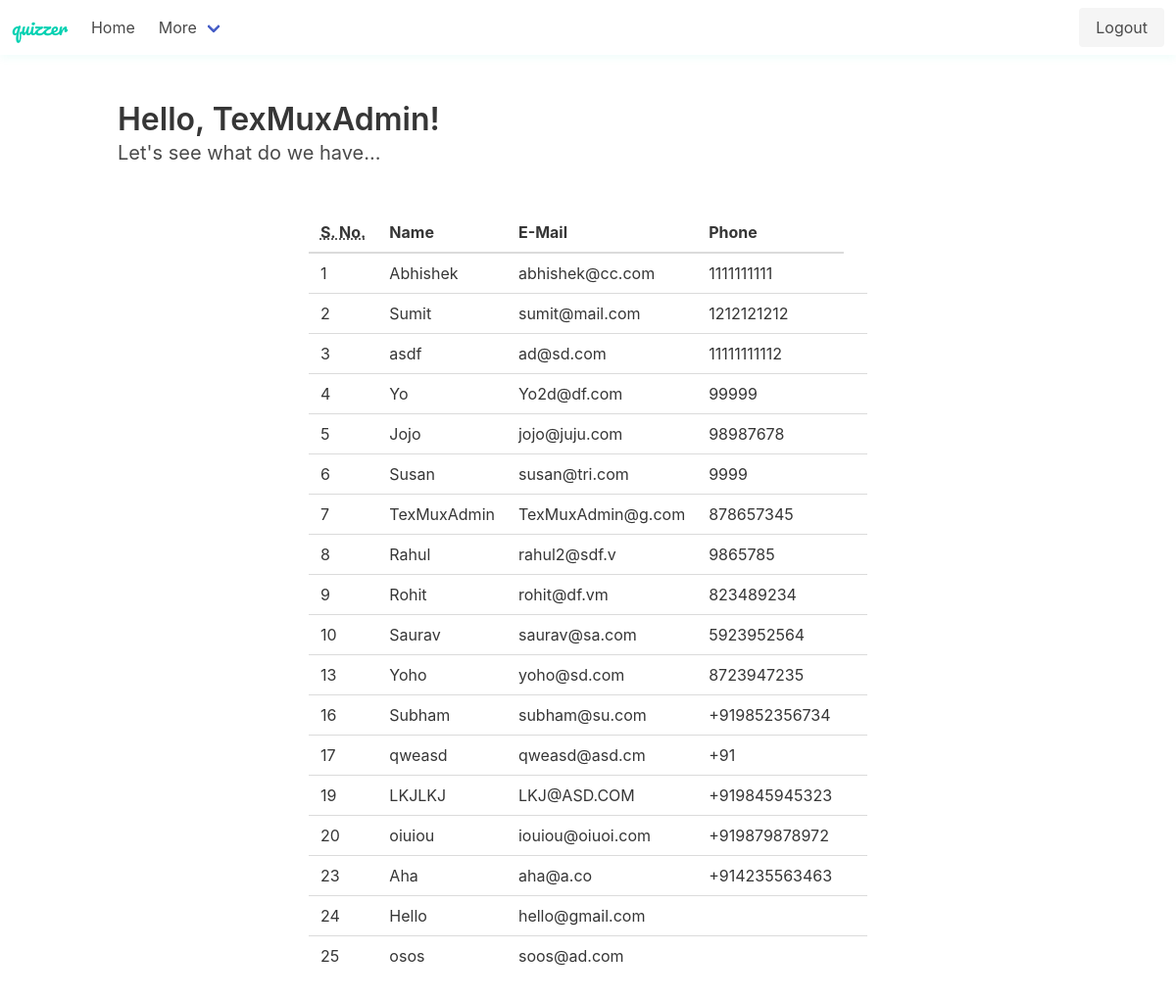
The app's page /userview.php (signed in) with its own data.
### tables this page shows
CREATE TABLE IF NOT EXISTS `users` (
  `id` int(11) NOT NULL AUTO_INCREMENT,
  `name` varchar(50) NOT NULL,
  `email` varchar(100) NOT NULL,
  `password` varchar(50) NOT NULL,
  `phone` varchar(13) NOT NULL,
  `is_admin` tinyint(1) NOT NULL DEFAULT '0',
  PRIMARY KEY (`id`),
  UNIQUE KEY `name` (`name`),
  UNIQUE KEY `email` (`email`)
);

### admin/dashboard.php (the view, shortened to what this page needs)
<section class="section">
    <div class="container">
      <h1 class="title">Hello, <?php echo $_SESSION["user"] ?>!</h1>
        <p class="subtitle">Let's see what do we have...</p>
    </div>
</section>
<table class="table">
    <tbody>
        <thead>
            <tr><th><abbr title="Serial Number">S. No.</th><th>Name</th><th>E-Mail</th><th>Phone</th></tr>
        </thead>
        <?php
            $sqlQuery = "SELECT id, name, email, phone FROM users ORDER BY id;";
            $result = $GLOBALS['sqlConnection']->query($sqlQuery);
            if ($result->num_rows > 0) {
                while($row = $result->fetch_assoc()) {
                    echo "<tr><td>" . $row["id"]. "</td><td>" . $row["name"] . "</td> <td>" . $row["email"] . "</td><td>" . $row["phone"] . "<td></tr>";
                }
            } else {
                echo "<tr><td colspan='4'>0 results</td></tr>";
            }
        ?>
    </tbody>
</table>

### inc/header.php (shortened to what this page needs)
<!DOCTYPE html>
<html lang="en">
<head>
    <link href="https://cdnjs.cloudflare.com/ajax/libs/bulma/0.7.5/css/bulma.min.css" rel="stylesheet" type="text/css">
    <link rel="stylesheet" href="./assets/owl.carousel.min.css">
    <link rel="stylesheet" href="./assets/owl.theme.default.min.css">
    <link href="./assets/style.css" rel="stylesheet" type="text/css">
</head>
<body>
<?php include 'navigation.php' ?>

### inc/navigation.php (shortened to what this page needs)
<nav class="navbar" role="navigation" aria-label="main navigation">
  <div class="navbar-brand">
    <a class="navbar-item" href="./">
      quizzer
    </a>
  </div>
  <div class="navbar-menu">
    <div class="navbar-start">
      <a href="./" class="navbar-item">
        Home
      </a>
      <div class="navbar-item has-dropdown is-hoverable">
        <a class="navbar-link">
          More
        </a>
      </div>
    </div>
    <div class="navbar-end">
      <div class="navbar-item" id="nav-left">
        <div class="buttons">
            <?php if(strpos($_SERVER["SCRIPT_NAME"], "userview.php") !== false): ?>
                <form action="./inc/logout.php" method="post">
                  <input class="button is-light" type="submit" value="Logout">
                </form>
            <?php endif; ?>
        </div>
      </div>
    </div>
  </div>
</nav>

### userview.php (shortened to what this page needs)
<?php
    include './inc/header.php';
    if($_SESSION["is_admin"])
        include './admin/dashboard.php';
    else
        include './user/dashboard.php';
    include './inc/footer.php'
?>

### inc/footer.php (shortened to what this page needs)
</body>
</html>

### assets/style.css (style rules this page uses)
html { scroll-behavior: smooth; }
body { overflow-y: hidden; }
nav.navbar { box-shadow: 0 4px 8px 0 rgba(0,209,178, 0.05), 0 6px 20px 0 rgba(0,209,178, 0.005); }
.navbar-brand a.navbar-item { font-family: 'Pacifico', cursive; color: #00d1b2; font-size: 1.2rem; }
.table { margin: auto; }

### records on screen
users: id "1", name "Abhishek", email "abhishek@cc.com", phone "1111111111"
users: id "2", name "Sumit", email "sumit@mail.com", phone "1212121212"
users: id "3", name "asdf", email "ad@sd.com", phone "11111111112"
users: id "4", name "Yo", email "Yo2d@df.com", phone "99999"
users: id "5", name "Jojo", email "jojo@juju.com", phone "98987678"
users: id "6", name "Susan", email "susan@tri.com", phone "9999"
users: id "7", name "TexMuxAdmin", email "TexMuxAdmin@g.com", phone "878657345"
users: id "8", name "Rahul", email "rahul2@sdf.v", phone "9865785"
users: id "9", name "Rohit", email "rohit@df.vm", phone "823489234"
users: id "10", name "Saurav", email "saurav@sa.com", phone "5923952564"
users: id "13", name "Yoho", email "yoho@sd.com", phone "8723947235"
users: id "16", name "Subham", email "subham@su.com", phone "+919852356734"
users: id "17", name "qweasd", email "qweasd@asd.cm", phone "+91"
users: id "19", name "LKJLKJ", email "LKJ@ASD.COM", phone "+919845945323"
users: id "20", name "oiuiou", email "iouiou@oiuoi.com", phone "+919879878972"
users: id "23", name "Aha", email "aha@a.co", phone "+914235563463"
users: id "24", name "Hello", email "hello@gmail.com"
users: id "25", name "osos", email "soos@ad.com"

### other values on screen
$_SESSION["user"] "TexMuxAdmin"
